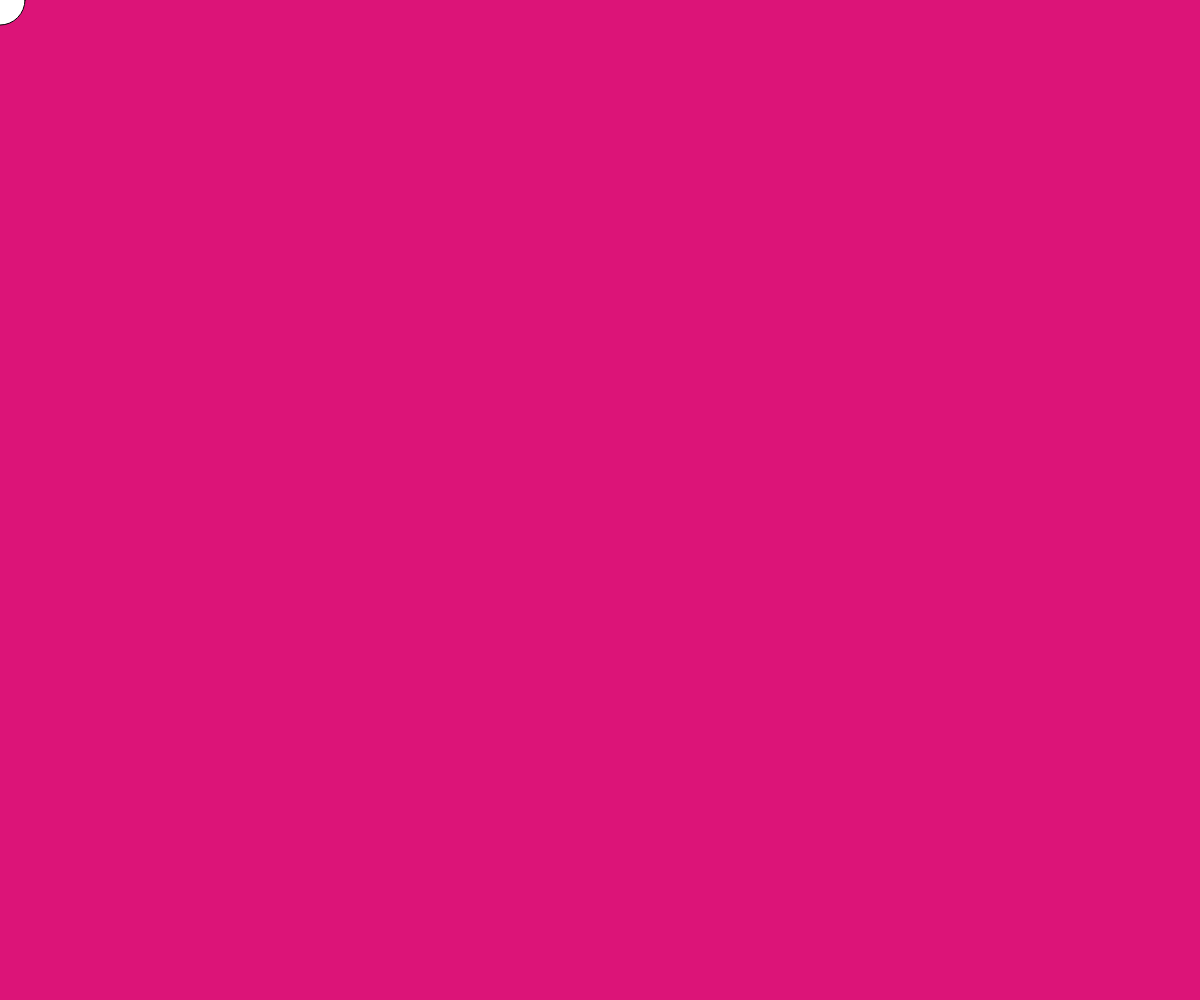
Frame 1 (no input)
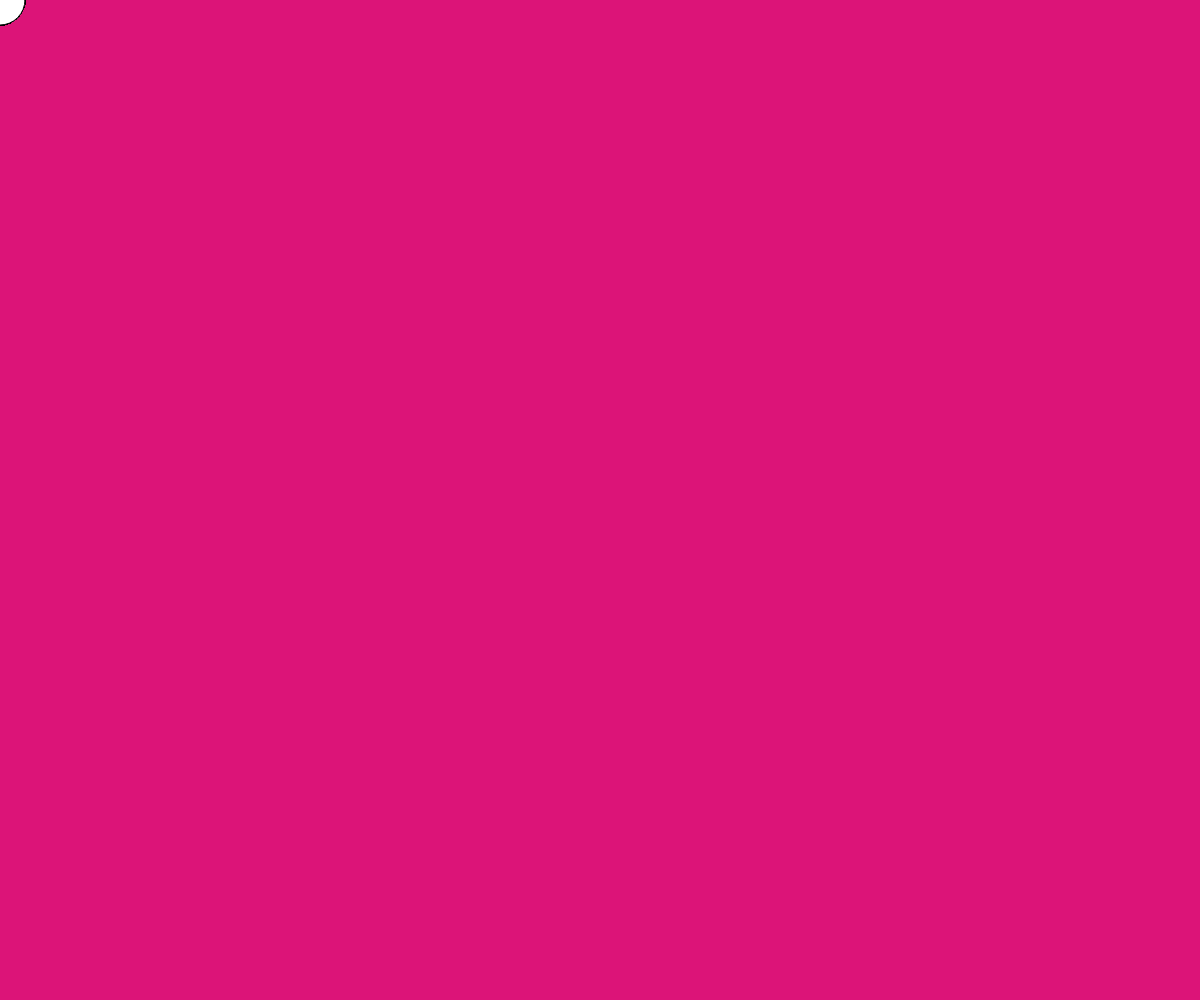
Frame 60 (no input)
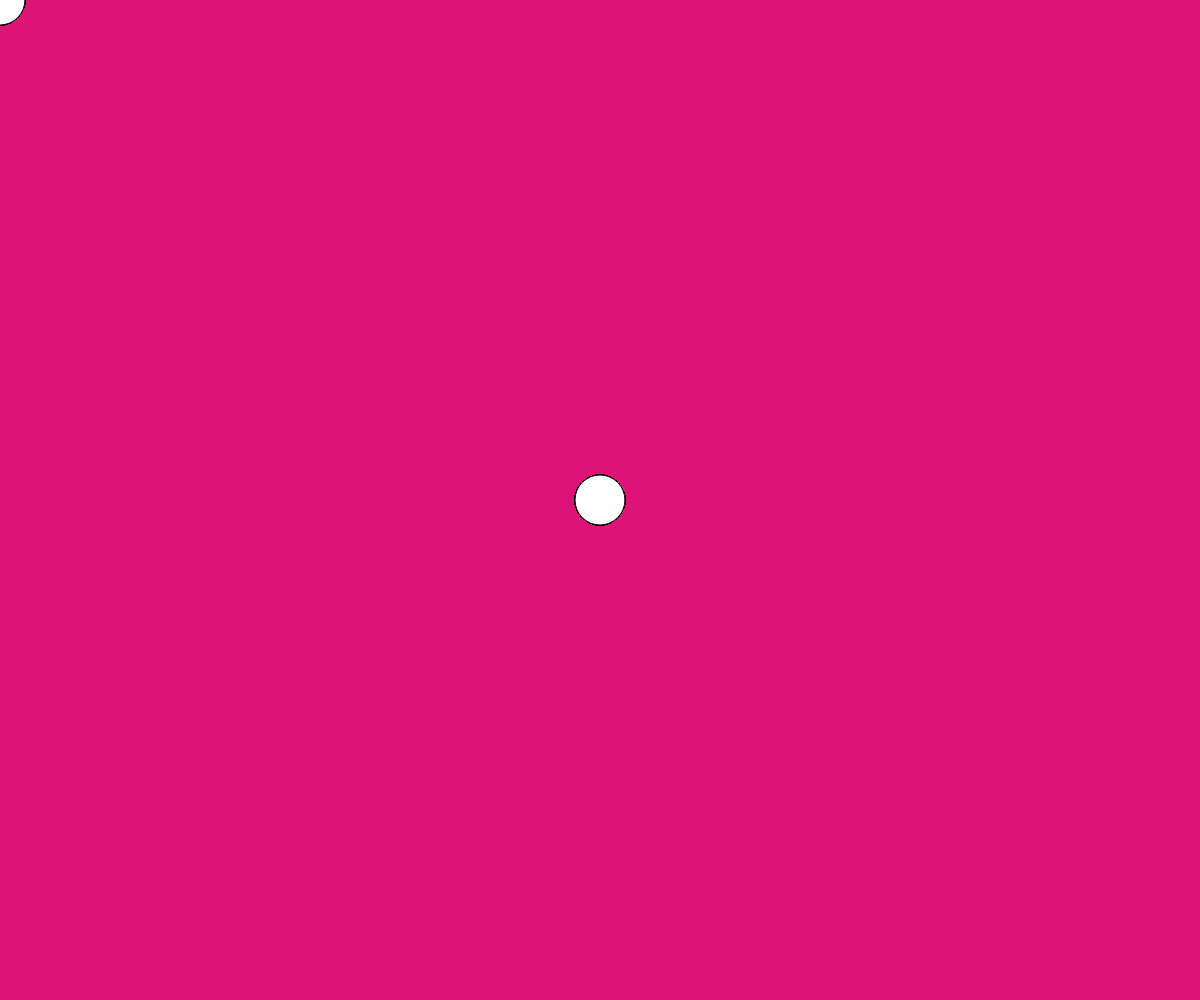
Frame 120 (the mouse pressed at the canvas centre since frame 60)

The p5.js sketch that drew these frames (run headless with seeded random() and noise() and a simulated clock; from frame 60 on, the mouse is pressed at the canvas centre):

// p5.js sketch
// ── sketch.js
function setup() {
  createCanvas(windowWidth, windowHeight);
  background(220, 20, 120);
}

function draw() {
  ellipse(mouseX, mouseY, 50);
}
